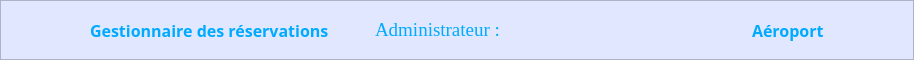
       <widget class="QFrame" name="frame">
        <property name="sizePolicy">
         <sizepolicy hsizetype="Preferred" vsizetype="Expanding">
          <horstretch>0</horstretch>
          <verstretch>0</verstretch>
         </sizepolicy>
        </property>
        <property name="minimumSize">
         <size>
          <width>0</width>
          <height>35</height>
         </size>
        </property>
        <property name="maximumSize">
         <size>
          <width>16777215</width>
          <height>60</height>
         </size>
        </property>
        <property name="styleSheet">
         <string notr="true">background-color : #e0e7ff;</string>
        </property>
        <property name="frameShape">
         <enum>QFrame::Shape::StyledPanel</enum>
        </property>
        <property name="frameShadow">
         <enum>QFrame::Shadow::Raised</enum>
        </property>
        <layout class="QGridLayout" name="gridLayout_3">
         <item row="0" column="0">
          <spacer name="horizontalSpacer_9">
           <property name="orientation">
            <enum>Qt::Orientation::Horizontal</enum>
           </property>
           <property name="sizeType">
            <enum>QSizePolicy::Policy::Preferred</enum>
           </property>
           <property name="sizeHint" stdset="0">
            <size>
             <width>40</width>
             <height>20</height>
            </size>
           </property>
          </spacer>
         </item>
         <item row="0" column="1">
          <widget class="QPushButton" name="pushButton_72">
           <property name="sizePolicy">
            <sizepolicy hsizetype="Fixed" vsizetype="Fixed">
             <horstretch>0</horstretch>
             <verstretch>0</verstretch>
            </sizepolicy>
           </property>
           <property name="styleSheet">
            <string notr="true">border : none;</string>
           </property>
           <property name="text">
            <string/>
           </property>
           <property name="icon">
            <iconset resource="ressources/icons.qrc">
             <normaloff>:/icons/passeport.png</normaloff>:/icons/passeport.png</iconset>
           </property>
           <property name="iconSize">
            <size>
             <width>35</width>
             <height>35</height>
            </size>
           </property>
          </widget>
         </item>
         <item row="0" column="2">
          <widget class="QLabel" name="label_12">
           <property name="sizePolicy">
            <sizepolicy hsizetype="Fixed" vsizetype="Fixed">
             <horstretch>0</horstretch>
             <verstretch>0</verstretch>
            </sizepolicy>
           </property>
           <property name="minimumSize">
            <size>
             <width>0</width>
             <height>20</height>
            </size>
           </property>
           <property name="maximumSize">
            <size>
             <width>16777215</width>
             <height>50</height>
            </size>
           </property>
           <property name="font">
            <font>
             <family>Microsoft JhengHei</family>
             <pointsize>12</pointsize>
             <bold>true</bold>
            </font>
           </property>
           <property name="styleSheet">
            <string notr="true">color : #00aaff;</string>
           </property>
           <property name="text">
            <string>Gestionnaire des réservations</string>
           </property>
          </widget>
         </item>
         <item row="0" column="3">
          <spacer name="horizontalSpacer">
           <property name="orientation">
            <enum>Qt::Orientation::Horizontal</enum>
           </property>
           <property name="sizeType">
            <enum>QSizePolicy::Policy::Expanding</enum>
           </property>
           <property name="sizeHint" stdset="0">
            <size>
             <width>40</width>
             <height>20</height>
            </size>
           </property>
          </spacer>
         </item>
         <item row="0" column="4">
          <widget class="QLabel" name="label_9">
           <property name="font">
            <font>
             <family>Times New Roman</family>
             <pointsize>14</pointsize>
            </font>
           </property>
           <property name="styleSheet">
            <string notr="true">color : #00aaff;</string>
           </property>
           <property name="text">
            <string>Administrateur :</string>
           </property>
          </widget>
         </item>
         <item row="0" column="5">
          <widget class="QLineEdit" name="nomAdministrateur">
           <property name="sizePolicy">
            <sizepolicy hsizetype="Fixed" vsizetype="Fixed">
             <horstretch>0</horstretch>
             <verstretch>0</verstretch>
            </sizepolicy>
           </property>
           <property name="minimumSize">
            <size>
             <width>200</width>
             <height>30</height>
            </size>
           </property>
           <property name="maximumSize">
            <size>
             <width>200</width>
             <height>30</height>
            </size>
           </property>
           <property name="font">
            <font>
             <family>Times New Roman</family>
             <pointsize>14</pointsize>
            </font>
           </property>
           <property name="styleSheet">
            <string notr="true">border : none;
color: orangered;
padding-left : 10px;</string>
           </property>
           <property name="alignment">
            <set>Qt::AlignmentFlag::AlignLeading|Qt::AlignmentFlag::AlignLeft|Qt::AlignmentFlag::AlignVCenter</set>
           </property>
           <property name="readOnly">
            <bool>true</bool>
           </property>
           <property name="placeholderText">
            <string/>
           </property>
          </widget>
         </item>
         <item row="0" column="6">
          <spacer name="horizontalSpacer_8">
           <property name="orientation">
            <enum>Qt::Orientation::Horizontal</enum>
           </property>
           <property name="sizeType">
            <enum>QSizePolicy::Policy::Expanding</enum>
           </property>
           <property name="sizeHint" stdset="0">
            <size>
             <width>40</width>
             <height>20</height>
            </size>
           </property>
          </spacer>
         </item>
         <item row="0" column="7">
          <widget class="QLabel" name="label_10">
           <property name="sizePolicy">
            <sizepolicy hsizetype="Fixed" vsizetype="Fixed">
             <horstretch>0</horstretch>
             <verstretch>0</verstretch>
            </sizepolicy>
           </property>
           <property name="minimumSize">
            <size>
             <width>0</width>
             <height>20</height>
            </size>
           </property>
           <property name="maximumSize">
            <size>
             <width>500</width>
             <height>50</height>
            </size>
           </property>
           <property name="font">
            <font>
             <family>Microsoft JhengHei</family>
             <pointsize>12</pointsize>
             <bold>true</bold>
            </font>
           </property>
           <property name="styleSheet">
            <string notr="true">color : #00aaff;</string>
           </property>
           <property name="text">
            <string>Aéroport</string>
           </property>
          </widget>
         </item>
         <item row="0" column="8">
          <widget class="QPushButton" name="pushButton_73">
           <property name="sizePolicy">
            <sizepolicy hsizetype="Fixed" vsizetype="Fixed">
             <horstretch>0</horstretch>
             <verstretch>0</verstretch>
            </sizepolicy>
           </property>
           <property name="styleSheet">
            <string notr="true">border : none;</string>
           </property>
           <property name="text">
            <string/>
           </property>
           <property name="icon">
            <iconset resource="ressources/icons.qrc">
             <normaloff>:/icons/madagascar.png</normaloff>:/icons/madagascar.png</iconset>
           </property>
           <property name="iconSize">
            <size>
             <width>35</width>
             <height>35</height>
            </size>
           </property>
          </widget>
         </item>
         <item row="0" column="9">
          <spacer name="horizontalSpacer_10">
           <property name="orientation">
            <enum>Qt::Orientation::Horizontal</enum>
           </property>
           <property name="sizeType">
            <enum>QSizePolicy::Policy::Preferred</enum>
           </property>
           <property name="sizeHint" stdset="0">
            <size>
             <width>40</width>
             <height>20</height>
            </size>
           </property>
          </spacer>
         </item>
        </layout>
       </widget>
